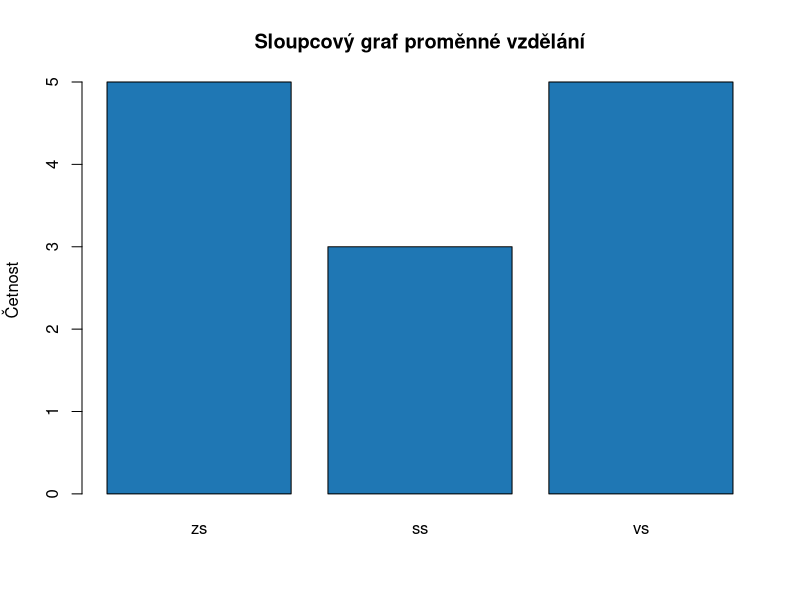
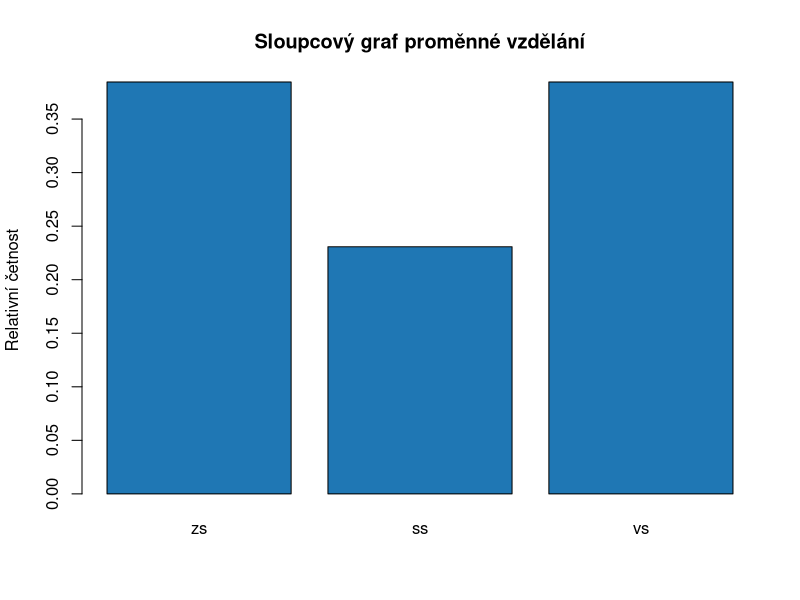
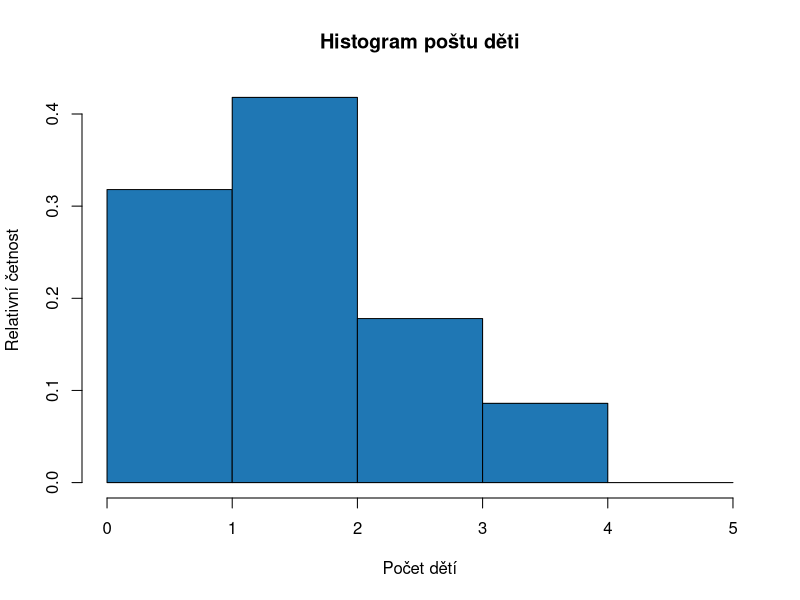
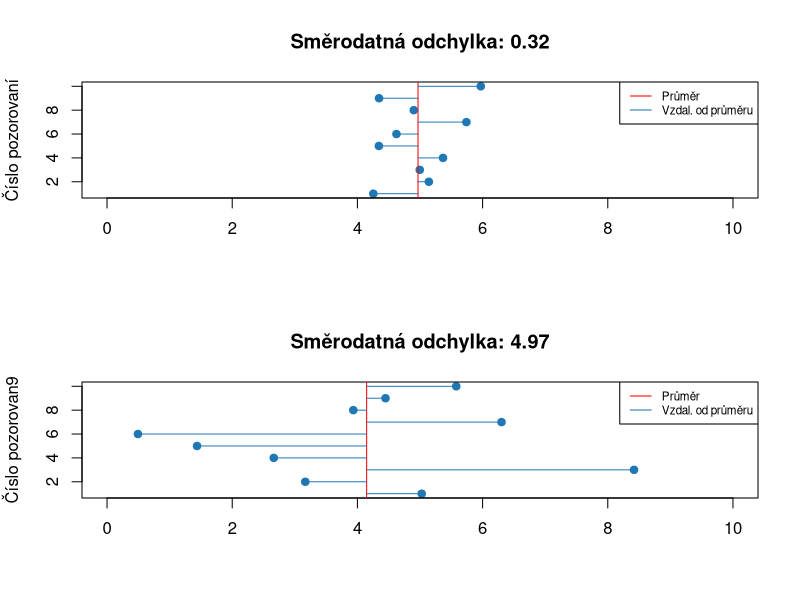

Write the R code that produced these figures, in order.
## ---- chunk 1
set.seed(42)
barvy <- c("cervena", "stribrna", "zelena", "zluta", "bila")
barvy_aut <- sample(barvy, size = 100, replace = TRUE)
# vytvorime tabulku relativnich cetnosti
tabulka <- table(barvy_aut)
print(tabulka)
# vratime nazev kategorie, ktera se vyskytuje nejcasteji
names(tabulka)[which.max(tabulka)]
## ---- chunk 2
modus <- function(x) {
  t <- table(x)
  return (names(t)[which.max(t)])
}
## ---- chunk 3
n <- 13
vzdelani <- c("zs", "ss", "vs")
vzdelani_vyber <- sample(vzdelani, size = n, replace = TRUE)

#udelame z character faktor (abychom mohli mit serazene hodnoty)
vzdelani_vyber <- factor(x = vzdelani_vyber, levels = vzdelani)
vzdelani_vyber <- sort(vzdelani_vyber)
print(paste0("Typ promenne, po prevedeni na factor: ", class(vzdelani_vyber)))
print(vzdelani_vyber)

# vypocitame median
indx <- (n + 1) / 2
median_vzdelani <- sort(vzdelani_vyber)[indx]

print(paste0("Medián vzdělání je: ", median_vzdelani))
## ---- chunk 4
print(paste0("Modus proměnné je: ", modus(vzdelani_vyber)))
## ---- chunk 5
#absolutni cetnost
absolutni_cetnost <- table(vzdelani_vyber)
#relativni cetnost
relativni_cetnost <- table(vzdelani_vyber) / length(vzdelani_vyber)
## ---- chunk 6
knitr::kable(relativni_cetnost, caption = "Relativní četnost kategorie vzdělání")
## ---- chunk 7
barplot(table(vzdelani_vyber), 
        main = "Sloupcový graf proměnné vzdělání", 
        ylab = "Četnost",
        col = "#1f77b4")
## ---- chunk 8
barplot(table(vzdelani_vyber) / length(vzdelani_vyber), 
        main = "Sloupcový graf proměnné vzdělání", 
        ylab = "Relativní četnost",
        col = "#1f77b4")
## ---- chunk 9
rodiny <- c(2,2,2,2,2,1,1,1,3,3,4,0)
pocet_deti <- sample(rodiny, size = 1000, replace = TRUE)

prumer <- sum(pocet_deti) / length(pocet_deti)
print(paste0("Průměr proměnné počet dětí je :", prumer))
## ---- chunk 10
print(paste0("Průměr pomocí funkce mean :", mean(pocet_deti)))
## ---- chunk 11
print(paste0("Modus proměnné počt dětí je: ", modus(pocet_deti)))
print(paste0("Median proměnné počt dětí je: ", median(pocet_deti)))
## ---- chunk 12
print(table(pocet_deti))
## ---- chunk 13
w <- table(pocet_deti)
# prevedeme hodnoty 0,1,2,3,4 do numericke promenne, 
# abychom mohli nasobit a scitat
x_i <- as.numeric(names(table(pocet_deti)))

vazeny_prumer <- sum(w * x_i) / sum(w)
print(paste0("Vážený průměr je: ", vazeny_prumer))
## ---- chunk 14
hist(pocet_deti, breaks = c(0,1,2,3,4,5), probability = TRUE, 
     xlab = "Počet dětí", 
     ylab = "Relativní četnost",
     main = "Histogram poštu děti",
     col = "#1f77b4")
## ---- chunk 15
vzdalenost_od_prumeru <- (pocet_deti - mean(pocet_deti))^2
rozptyl <- sum(vzdalenost_od_prumeru) / length(pocet_deti)
smerodatna_odchylka <- sqrt(rozptyl)
print(paste0("Rozptyl je:", rozptyl))
print(paste0("Směrodatná odchylka je:", smerodatna_odchylka))
## ---- chunk 16
print(paste0("Rozptyl pomocí funkce var je:", var(pocet_deti)))
print(paste0("Směrodatná odchylka pomoci funkce sd je:", sd(pocet_deti)))
## ---- chunk 17
par(mfrow = c(2,1))
x <- rnorm(10, 5, sd = 1)

prumer <- mean(x)
n <- seq(1, length(x)) 
smerodatna_odchylka <- sum((x - mean(x))^2) / (length(x))

plot(x, n, 
     main = paste0("Směrodatná odchylka: ", round(smerodatna_odchylka, 2)),
     xlim = c(0,10), 
     xlab = "", ylab = "Číslo pozorovaní", 
     pch = 19,
     col = "#1f77b4")
abline(v = prumer, col = "red")
for(i in n) {
	lines(c(prumer, x[i]), c(i,i), col = "#1f77b4")
}
legend("topright", 
        legend = c("Průměr", "Vzdal. od průměru"), 
       col = c("red", "#1f77b4"), 
       lty = c(1,1), cex = 0.7)

x2 <- rnorm(10,5, sd = 2)
prumer <- mean(x2)
n <- seq(1, length(x2)) 
smerodatna_odchylka <- sum((x2 - mean(x2))^2) / (length(x))

plot(x2, n, 
     main = paste0("Směrodatná odchylka: ", round(smerodatna_odchylka, 2)),
     xlim = c(0,10), 
     xlab = "", ylab = "Číslo pozorovan9", 
     pch = 19,
     col = "#1f77b4")
abline(v = prumer, col = "red")
for(i in n) {
	lines(c(prumer, x2[i]), c(i,i), col = "#1f77b4")
}
legend("topright", 
       legend = c("Průměr", "Vzdal. od průměru"), 
       col = c("red", "#1f77b4"), 
       lty = c(1,1), cex = 0.7)
